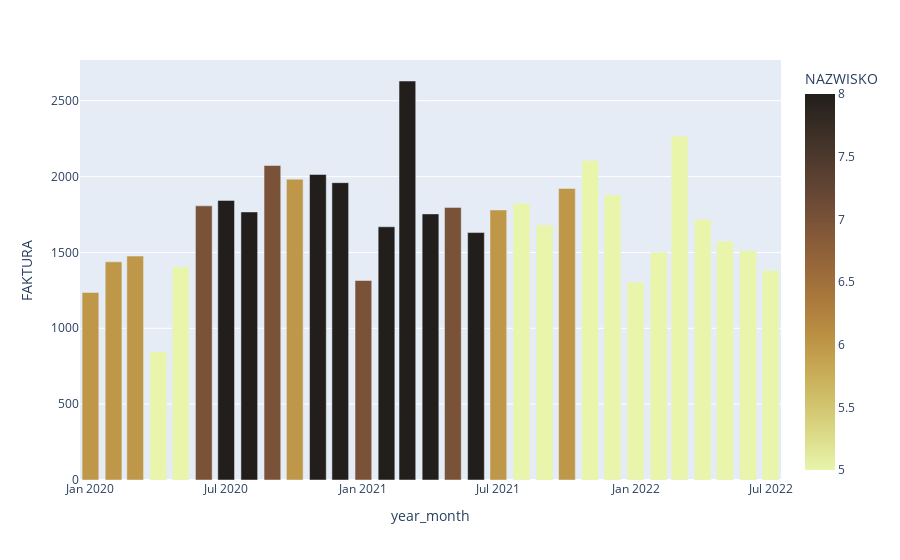

The notebook cell this image was saved under:
### Code cell
tmp=df_zamowienia.groupby(['czy_z_kuponow','year_month']).agg({'FAKTURA':'nunique',
                                                          'NAZWISKO':'nunique'}).reset_index()
px.bar(tmp.loc[tmp['czy_z_kuponow']=='tak'],
      x='year_month',
      y='FAKTURA',
      color='NAZWISKO',
      color_continuous_scale='turbid')

### Figure 1 — Plotly figure (JSON) as saved in the notebook; plotly's stock layout.template omitted (floating-point values rounded to 4 significant figures)
{"data": [{"alignmentgroup": "True", "hovertemplate": "year_month=%{x}<br>FAKTURA=%{y}<br>NAZWISKO=%{marker.color}<extra></extra>", "legendgroup": "", "marker": {"color": [6, 6, 6, 5, 5, 7, 8, 8, 7, 6, 8, 8, 7, 8, 8, 8, 7, 8, 6, 5, 5, 6, 5, 5, 5, 5, 5, 5, 5, 5, 5], "coloraxis": "coloraxis", "pattern": {"shape": ""}}, "name": "", "offsetgroup": "", "orientation": "v", "showlegend": false, "textposition": "auto", "type": "bar", "x": ["2020-01-01T00:00:00", "2020-02-01T00:00:00", "2020-03-01T00:00:00", "2020-04-01T00:00:00", "2020-05-01T00:00:00", "2020-06-01T00:00:00", "2020-07-01T00:00:00", "2020-08-01T00:00:00", "2020-09-01T00:00:00", "2020-10-01T00:00:00", "2020-11-01T00:00:00", "2020-12-01T00:00:00", "2021-01-01T00:00:00", "2021-02-01T00:00:00", "2021-03-01T00:00:00", "2021-04-01T00:00:00", "2021-05-01T00:00:00", "2021-06-01T00:00:00", "2021-07-01T00:00:00", "2021-08-01T00:00:00", "2021-09-01T00:00:00", "2021-10-01T00:00:00", "2021-11-01T00:00:00", "2021-12-01T00:00:00", "2022-01-01T00:00:00", "2022-02-01T00:00:00", "2022-03-01T00:00:00", "2022-04-01T00:00:00", "2022-05-01T00:00:00", "2022-06-01T00:00:00", "2022-07-01T00:00:00"], "xaxis": "x", "y": [1236, 1438, 1476, 845, 1405, 1807, 1843, 1767, 2073, 1983, 2014, 1960, 1315, 1669, 2630, 1754, 1797, 1631, 1780, 1825, 1681, 1922, 2106, 1881, 1305, 1502, 2267, 1718, 1574, 1513, 1382], "yaxis": "y"}], "layout": {"autosize": true, "barmode": "relative", "coloraxis": {"colorbar": {"title": {"text": "NAZWISKO"}}, "colorscale": [[0, "rgb(232, 245, 171)"], [0.09091, "rgb(220, 219, 137)"], [0.1818, "rgb(209, 193, 107)"], [0.2727, "rgb(199, 168, 83)"], [0.3636, "rgb(186, 143, 66)"], [0.4545, "rgb(170, 121, 60)"], [0.5455, "rgb(151, 103, 58)"], [0.6364, "rgb(129, 87, 56)"], [0.7273, "rgb(104, 72, 53)"], [0.8182, "rgb(80, 59, 46)"], [0.9091, "rgb(57, 45, 37)"], [1, "rgb(34, 30, 27)"]]}, "legend": {"tracegroupgap": 0}, "margin": {"t": 60}, "xaxis": {"anchor": "y", "autorange": true, "domain": [0, 1], "range": ["2019-12-18", "2022-07-15"], "title": {"text": "year_month"}, "type": "date"}, "yaxis": {"anchor": "x", "autorange": true, "domain": [0, 1], "range": [0, 2768.0], "title": {"text": "FAKTURA"}, "type": "linear"}}}
